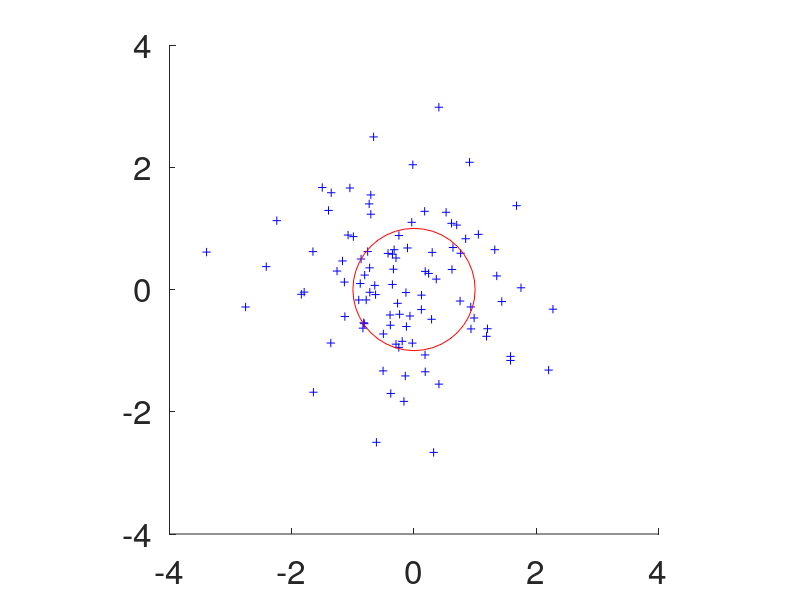

MATLAB code for this plot:
function twod(c)
%TWOC Plot of 100 random positions and a
%      confidence circle of radius c

%Kai Borre 01-01-97
%Copyright (c) by Kai Borre
%$Revision: 1.0 $  $Date: 1997/09/26  $

if nargin == 0
   c = 1;
end
if c > 4
   c = 4;
   disp('c was set to 4'); 
end
x = randn(100,1);
y = randn(100,1);

theta = pi*[0:.05:2];
cx = c*cos(theta);
cy = c*sin(theta);

figure;
hold on
axis([-4 4 -4 4]);
axis('square');
pl = plot(x,y,'b+',cx,cy,'r');
hold off
set(gca,'FontSize',24);
print twod -deps
%%%%%%%%% end twod.m %%%%%%%%%%%%%%%%
